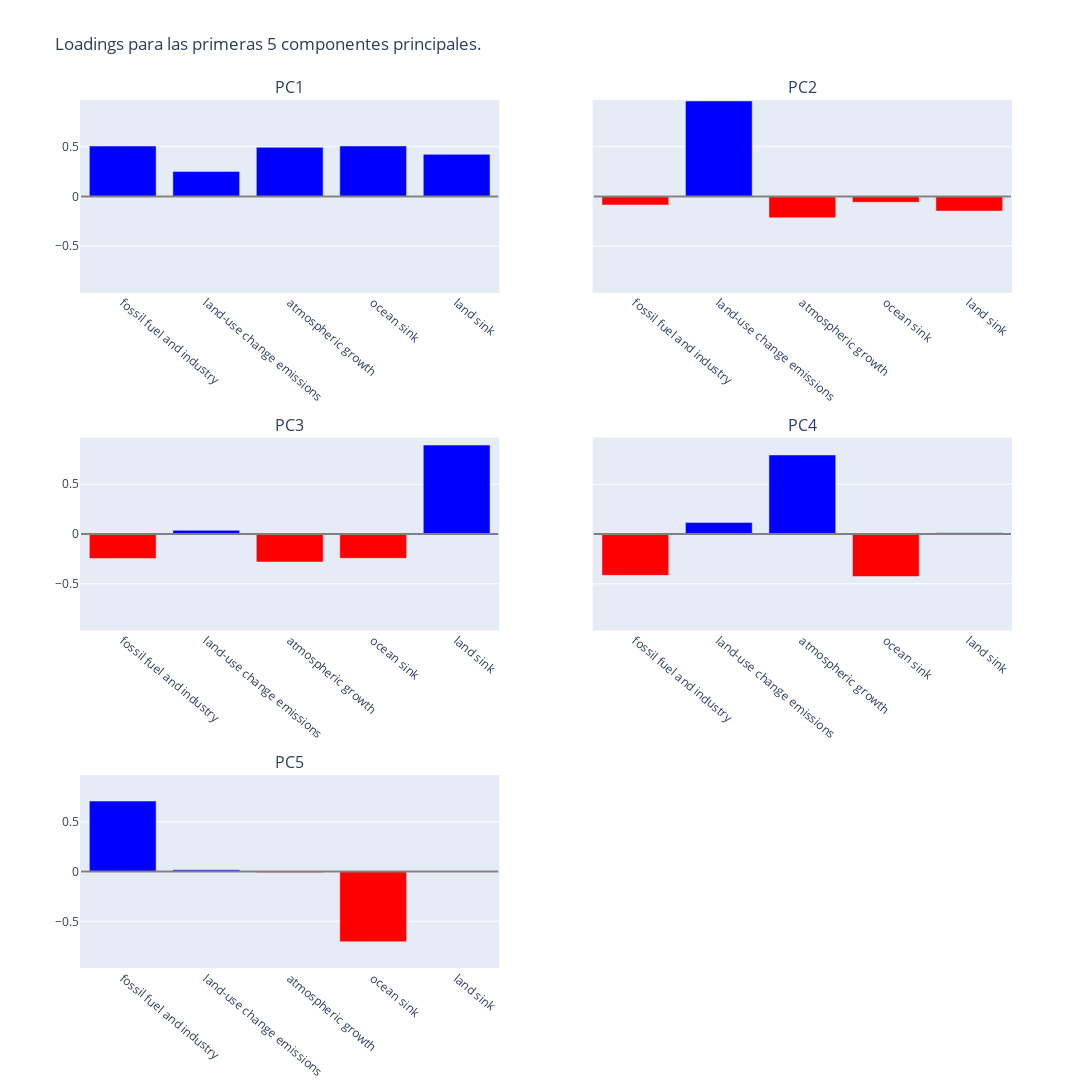

The cell this chart's notebook holds for it:
### Code cell
plot_loadings_bar(pca, df_pca, n_compo=5, rotation=40)

### Figure 1 — Plotly figure (JSON) as saved in the notebook; plotly's stock layout.template omitted (floating-point values rounded to 4 significant figures)
{"data": [{"marker": {"color": ["blue", "blue", "blue", "blue", "blue"]}, "type": "bar", "x": ["fossil fuel and industry", "land-use change emissions", "atmospheric growth", "ocean sink", "land sink"], "xaxis": "x", "y": [0.5063, 0.2518, 0.4939, 0.5072, 0.4233], "yaxis": "y"}, {"marker": {"color": ["red", "blue", "red", "red", "red"]}, "type": "bar", "x": ["fossil fuel and industry", "land-use change emissions", "atmospheric growth", "ocean sink", "land sink"], "xaxis": "x2", "y": [-0.08557, 0.9598, -0.215, -0.05876, -0.1473], "yaxis": "y2"}, {"marker": {"color": ["red", "blue", "red", "red", "blue"]}, "type": "bar", "x": ["fossil fuel and industry", "land-use change emissions", "atmospheric growth", "ocean sink", "land sink"], "xaxis": "x3", "y": [-0.2467, 0.03729, -0.2811, -0.2445, 0.8938], "yaxis": "y3"}, {"marker": {"color": ["red", "blue", "blue", "red", "blue"]}, "type": "bar", "x": ["fossil fuel and industry", "land-use change emissions", "atmospheric growth", "ocean sink", "land sink"], "xaxis": "x4", "y": [-0.4158, 0.1167, 0.7942, -0.4273, 0.0132], "yaxis": "y4"}, {"marker": {"color": ["blue", "blue", "red", "red", "red"]}, "type": "bar", "x": ["fossil fuel and industry", "land-use change emissions", "atmospheric growth", "ocean sink", "land sink"], "xaxis": "x5", "y": [0.709, 0.01747, -0.01068, -0.7049, -0.001258], "yaxis": "y5"}], "layout": {"annotations": [{"font": {"size": 16}, "showarrow": false, "text": "PC1", "x": 0.225, "xanchor": "center", "xref": "paper", "y": 1, "yanchor": "bottom", "yref": "paper"}, {"font": {"size": 16}, "showarrow": false, "text": "PC2", "x": 0.775, "xanchor": "center", "xref": "paper", "y": 1, "yanchor": "bottom", "yref": "paper"}, {"font": {"size": 16}, "showarrow": false, "text": "PC3", "x": 0.225, "xanchor": "center", "xref": "paper", "y": 0.6111, "yanchor": "bottom", "yref": "paper"}, {"font": {"size": 16}, "showarrow": false, "text": "PC4", "x": 0.775, "xanchor": "center", "xref": "paper", "y": 0.6111, "yanchor": "bottom", "yref": "paper"}, {"font": {"size": 16}, "showarrow": false, "text": "PC5", "x": 0.225, "xanchor": "center", "xref": "paper", "y": 0.2222, "yanchor": "bottom", "yref": "paper"}], "height": 1110, "shapes": [{"line": {"color": "gray"}, "type": "line", "x0": -0.5, "x1": 4.5, "xref": "x", "y0": 0, "y1": 0, "yref": "y"}, {"line": {"color": "gray"}, "type": "line", "x0": -0.5, "x1": 4.5, "xref": "x2", "y0": 0, "y1": 0, "yref": "y2"}, {"line": {"color": "gray"}, "type": "line", "x0": -0.5, "x1": 4.5, "xref": "x3", "y0": 0, "y1": 0, "yref": "y3"}, {"line": {"color": "gray"}, "type": "line", "x0": -0.5, "x1": 4.5, "xref": "x4", "y0": 0, "y1": 0, "yref": "y4"}, {"line": {"color": "gray"}, "type": "line", "x0": -0.5, "x1": 4.5, "xref": "x5", "y0": 0, "y1": 0, "yref": "y5"}], "showlegend": false, "title": {"text": "Loadings para las primeras 5 componentes principales."}, "width": 1300, "xaxis": {"anchor": "y", "domain": [0, 0.45], "tickangle": 40}, "xaxis2": {"anchor": "y2", "domain": [0.55, 1], "tickangle": 40}, "xaxis3": {"anchor": "y3", "domain": [0, 0.45], "tickangle": 40}, "xaxis4": {"anchor": "y4", "domain": [0.55, 1], "tickangle": 40}, "xaxis5": {"anchor": "y5", "domain": [0, 0.45], "tickangle": 40}, "xaxis6": {"anchor": "y6", "domain": [0.55, 1]}, "yaxis": {"anchor": "x", "domain": [0.7778, 1], "range": [-0.9694, 0.9694]}, "yaxis2": {"anchor": "x2", "domain": [0.7778, 1], "matches": "y", "range": [-0.9694, 0.9694], "showticklabels": false}, "yaxis3": {"anchor": "x3", "domain": [0.3889, 0.6111], "range": [-0.9694, 0.9694]}, "yaxis4": {"anchor": "x4", "domain": [0.3889, 0.6111], "matches": "y3", "range": [-0.9694, 0.9694], "showticklabels": false}, "yaxis5": {"anchor": "x5", "domain": [0, 0.2222], "range": [-0.9694, 0.9694]}, "yaxis6": {"anchor": "x6", "domain": [0, 0.2222], "matches": "y5", "range": [-0.9694, 0.9694], "showticklabels": false}}}
